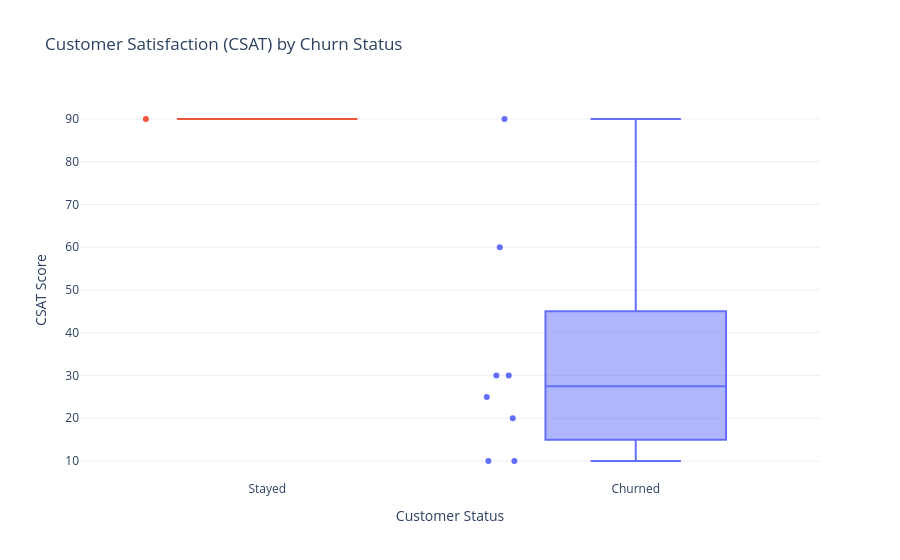

The notebook cell saved with this chart:
### Code cell
# Visualize customer satisfaction by churn status

fig = px.box(
    support_churn,
    x="churned",
    y="csat_score",
    color="churned",
    points="all",
    title="Customer Satisfaction (CSAT) by Churn Status",
    labels={
        "churned": "Customer Status",
        "csat_score": "CSAT Score"
    }
)

fig.update_xaxes(
    tickvals=[0, 1],
    ticktext=["Stayed", "Churned"]
)

fig.update_layout(
    template="plotly_white",
    showlegend=False
)

fig.show()

### Figure 1 — Plotly figure (JSON) as saved in the notebook; plotly's stock layout.template omitted (floating-point values rounded to 4 significant figures)
{"data": [{"alignmentgroup": "True", "boxpoints": "all", "hovertemplate": "Customer Status=%{x}<br>CSAT Score=%{y}<extra></extra>", "legendgroup": "1", "marker": {"color": "#636efa"}, "name": "1", "notched": false, "offsetgroup": "1", "orientation": "v", "showlegend": true, "type": "box", "x": [1, 1, 1, 1, 1, 1, 1, 1], "x0": " ", "xaxis": "x", "y": [60, 10, 20, 30, 25, 30, 10, 90], "y0": " ", "yaxis": "y"}, {"alignmentgroup": "True", "boxpoints": "all", "hovertemplate": "Customer Status=%{x}<br>CSAT Score=%{y}<extra></extra>", "legendgroup": "0", "marker": {"color": "#EF553B"}, "name": "0", "notched": false, "offsetgroup": "0", "orientation": "v", "showlegend": true, "type": "box", "x": [0], "x0": " ", "xaxis": "x", "y": [90], "y0": " ", "yaxis": "y"}], "layout": {"boxmode": "overlay", "legend": {"title": {"text": "Customer Status"}, "tracegroupgap": 0}, "showlegend": false, "title": {"text": "Customer Satisfaction (CSAT) by Churn Status"}, "xaxis": {"anchor": "y", "categoryarray": [1, 0], "categoryorder": "array", "domain": [0, 1], "ticktext": ["Stayed", "Churned"], "tickvals": [0, 1], "title": {"text": "Customer Status"}}, "yaxis": {"anchor": "x", "domain": [0, 1], "title": {"text": "CSAT Score"}}}}
